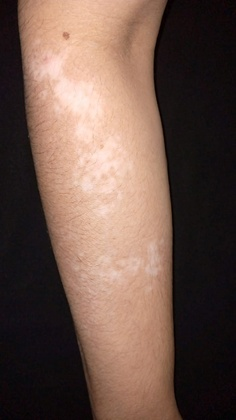
%> input picture 1.1.jpg, 236 x 420 px, shrunk from 720 x 1280 before the run
$ octave --eval "testimagesegmentation('1.1.jpg');"   (GNU Octave 9; MATLAB toolbox functions it lacks are replaced by stand-ins)
%> lines starting %> are read from the running program, lines starting %| are printed output that depends on the picture; in (x1, y1, x2, y2) boxes, pixels count from 0 and x2, y2 are one past the last pixel; in counts of white or black regions, pixels touching at a corner belong together; the program's own positions count from 1
### createMask.m
function [BW,maskedRGBImage] = createMask(RGB)
%createMask  Threshold RGB image using auto-generated code from colorThresholder app.
%  [BW,MASKEDRGBIMAGE] = createMask(RGB) thresholds image RGB using
%  auto-generated code from the colorThresholder App. The colorspace and
%  minimum/maximum values for each channel of the colorspace were set in the
%  App and result in a binary mask BW and a composite image maskedRGBImage,
%  which shows the original RGB image values under the mask BW.
% Auto-generated by colorThresholder app on 09-Nov-2016
%------------------------------------------------------
% Convert RGB image to chosen color space
I = rgb2hsv(RGB);
% Define thresholds for channel 1 based on histogram settings
channel1Min = 0.886;
channel1Max = 0.133;
% Define thresholds for channel 2 based on histogram settings
channel2Min = 0.308;
channel2Max = 1.000;
% Define thresholds for channel 3 based on histogram settings
channel3Min = 0.000;
channel3Max = 0.974;
% Create mask based on chosen histogram thresholds
sliderBW = ( (I(:,:,1) >= channel1Min) | (I(:,:,1) <= channel1Max) ) & ...
	(I(:,:,2) >= channel2Min ) & (I(:,:,2) <= channel2Max) & ...
	(I(:,:,3) >= channel3Min ) & (I(:,:,3) <= channel3Max);
BW = sliderBW;
% Initialize output masked image based on input image.
maskedRGBImage = RGB;
% Set background pixels where BW is false to zero.
maskedRGBImage(repmat(~BW,[1 1 3])) = 0;
end

### testimagesegmentation.m
function testimagesegmentation(imagefilepath)
%> called with imagefilepath = '1.1.jpg'
%K means clustering

%READ A RGB IMAGE
A = imread(imagefilepath);
%> A is the input picture: size 420x236x3 uint8; mean R, G, B 107.5, 84, 73.7
figure,subplot(121),imagesc(A);title('RGB Image');hold on;

A = double(A);
%> A: size 420x236x3 double

%CARTESIAN GRID FOR THE 2D IMAGE
[Xp,Yp] = meshgrid(1:size(A,2),1:size(A,1));

%NUMBER OF CLUSTERS
num_clusters = 4;

%THRESHOLD VALUE FOR EACH CHANNEL
Tval = 1;

%GLOBAL THRESHOLD VALUE
Global_Tval = 3;

%RANDOM IMAGE POSITIONS
RX = randi(size(A,1),1,num_clusters);
RY = randi(size(A,2),1,num_clusters);


%PREALLOCATE THE VECTORS
RGB_val = zeros([num_clusters,3]);
RGB_new = zeros([num_clusters,3]);

%FETCH THE RGB PIXEL VALUE OF THE RANDOM IMAGE POSITIONS
for j = 1:num_clusters
   RGB_val(j,:) = A(RX(j),RY(j),:);
end
%> after the loop, RGB_val = [150 112 91; 17 12 18; 225 180 157; 235 191 164]


myvox = zeros([size(A,1) size(A,2) num_clusters]);
flag = 1;

Rcomp = A(:,:,1); %RED CHANNEL
Gcomp = A(:,:,2); %GREEN CHANNEL
Bcomp = A(:,:,3); %BLUE CHANNEL
it=0;


while flag==1

 %EUCLIDEAN DISTANCE BETWEEN THE RANDOM RGB PIXEL VALUE
 %AND THE PIXEL VALUES IN THE IMAGE
 for j = 1: num_clusters
     myvox(:,:,j) = sqrt((A(:,:,1)-RGB_val(j,1)).^2+(A(:,:,2)-RGB_val(j,2)).^2+(A(:,:,3)-RGB_val(j,3)).^2);
 end

%FIND THE MINIMUM VALUE(Y) AND THE CORRESPONDING CLUSTER NUMBERS(ClusterMap)
[Y,ClusterMap] = min(myvox,[],3);


%MEAN VALUE PIXEL VALUES IN EACH CHANNEL WITH RESPECT TO THE CLUSTERS
for j = 1:num_clusters

   RGB_new(j,1) = mean(Rcomp(ClusterMap(:)==j));
   RGB_new(j,2) = mean(Gcomp(ClusterMap(:)==j));
   RGB_new(j,3) = mean(Bcomp(ClusterMap(:)==j));
end

%DIFFERENCE BETWEEN THE NEW VALUE AND THE OLD VALUE
DiffVal = abs(RGB_val-RGB_new);


%IF THE DIFFERENCE IS LESS,STOP THE ITERATION ELSE
%ASSIGN THE NEW VALUE AND CONTINUE
if(sum(DiffVal(:)) < Global_Tval)
    flag = 0;
else
  if(sum(DiffVal(:,1))>Tval)
    RGB_val(:,1) = RGB_new(:,1);
  end
  if(sum(DiffVal(:,2))>Tval)
    RGB_val(:,2) = RGB_new(:,2);
  end
  if(sum(DiffVal(:,3))>Tval)
     RGB_val(:,3) = RGB_new(:,3);
  end
end


%NUMBER OF ITERATIONS
it=it+1;

end;
%> this loop made 18 passes
%> pass 1, in testimagesegmentation, `[Y,ClusterMap] = min(myvox,[],3);`:
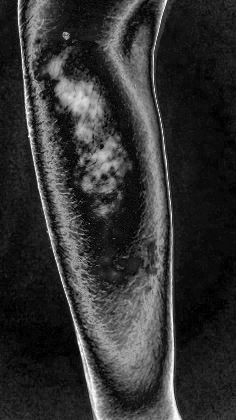
%> Y: size 420x236 double; min 0, max 91.94, mean 18.4; drawn with min black and max white
%> pass 1, in testimagesegmentation, `[Y,ClusterMap] = min(myvox,[],3);`:
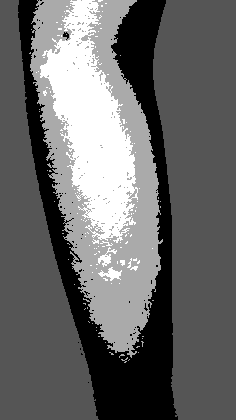
%> ClusterMap: size 420x236 double; min 1, max 4, mean 2.23; drawn with min black and max white
%> after the loop:
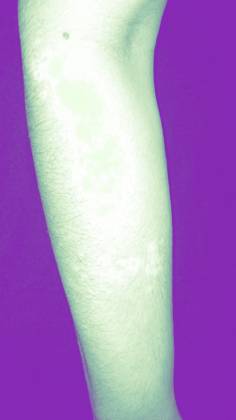
%> myvox: size 420x236x4 double; mean R, G, B, A 132, 131.5, 152.4, 198.7; transparent parts drawn white
%> after the loop, RGB_new = [139.8 102 82.2; 18.72 13.63 15.14; 194 148.6 125; 234.7 193.3 170.6]; RGB_val = [139.9 102 82.57; 18.73 13.63 15.15; 194.1 148.8 125.5; 234.8 193.4 171]; flag = 0; it = 18
A = imread(imagefilepath);
[BW,maskedRGBImage] = createMask(A);
%> in createMask, `I = rgb2hsv(RGB);`: I: size 420x236x3 double; mean H, S, V 0.362, 0.324, 0.422
%> in createMask, `sliderBW = ( (I(:,:,1) >= channel1Min) | (I(:,:,1) <= channel1Max) ) &..`:
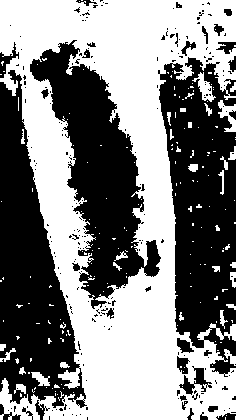
%> sliderBW: size 420x236 logical; 51.7% white; 232 black regions (200 under 20 px), largest, box (x1, y1, x2, y2) and area: (158, 57, 236, 377) 16194, (0, 70, 87, 408) 14870, (30, 40, 161, 309) 13900
%> in createMask, `maskedRGBImage(repmat(~BW,[1 1 3])) = 0;`:
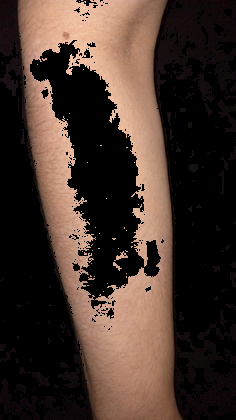
%> maskedRGBImage: size 420x236x3 uint8; mean R, G, B 67.1, 50.6, 42.5
BW_groundTruth = rgb2gray(A);
a = sum(BW (:));
%> a = 51239
b = sum(BW_groundTruth (:));
%> b = 8907655
Dice = (2*a)/b;
%> Dice = 0.0115
similarity =  Dice;
%> similarity = 0.0115
subplot(122),imagesc(ClusterMap);title(['Clusters,Dice Index = ' num2str(similarity)]);colormap(jet);
%> after `colormap(jet)`:
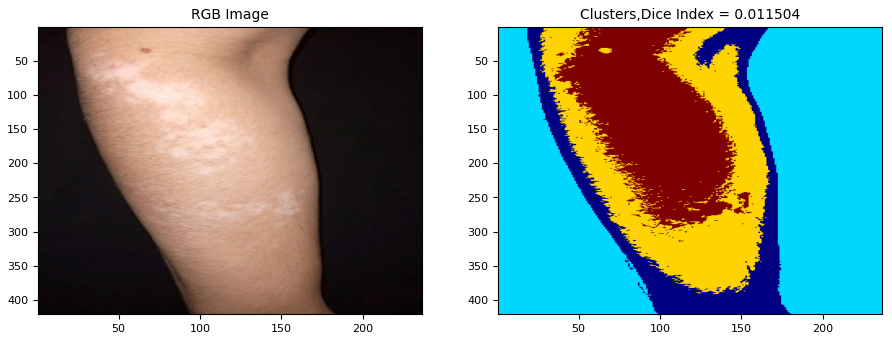
%> figure redrawn from the program's plot data, 2 panels


%DISPLAY THE SEGMENTED IMAGE BASED ON COLORS
m=2;
n = round(num_clusters/m);

for k=1:num_clusters
F = repmat(logical(ClusterMap==k),1,1,3).*double(A);
figure(2),subplot(n,m,k),imagesc(uint8(F));hold on;
end
%> `testimagesegmentation('1.1.jpg');`:
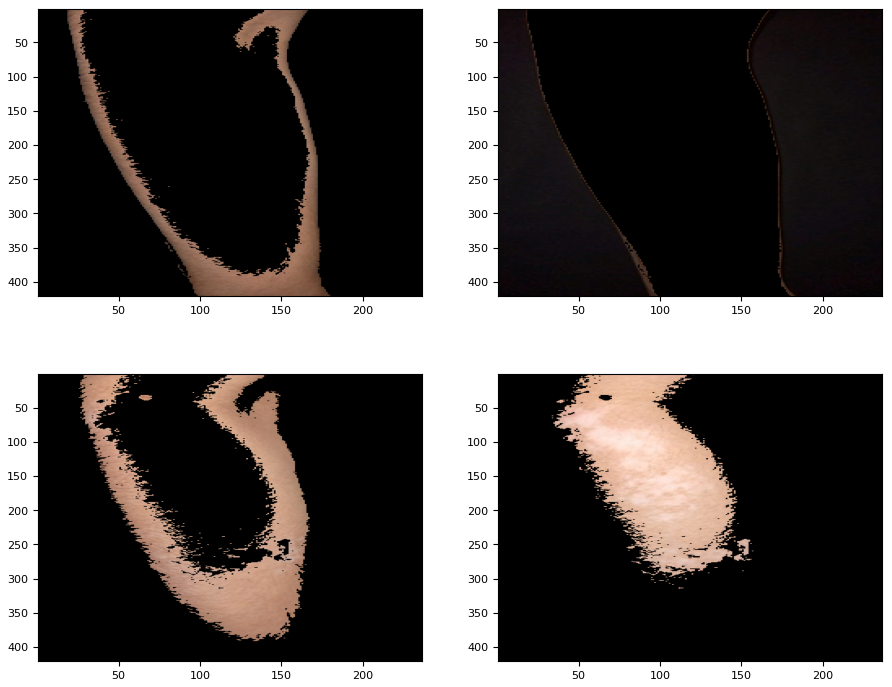
%> figure redrawn from the program's plot data, 4 panels

$ run again, on 4.14.jpg
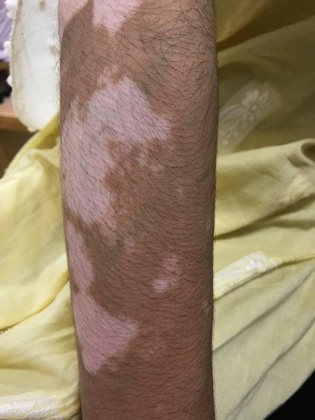
%> input picture 4.14.jpg, 315 x 420 px, shrunk from 750 x 1000 before the run
%> in testimagesegmentation, A is the input picture: size 420x315x3 uint8; mean R, G, B 148.2, 128.7, 103.3
%> A: size 420x315x3 double
%> after the loop in testimagesegmentation, `for j = 1:num_clusters`: RGB_val = [107 73 61; 192 188 151; 174 143 141; 151 118 111]
%> after the loop in testimagesegmentation, `while flag==1`:
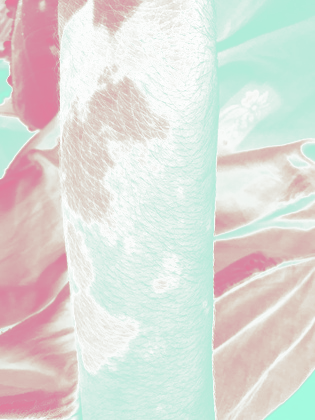
%> myvox: size 420x315x4 double; mean R, G, B, A 102.2, 142, 90.6, 74.9; transparent parts drawn white
%> after the loop in testimagesegmentation, `while flag==1`: RGB_new = [95.79 72.64 50.55; 220.2 213.4 185.5; 184.3 171.1 137.5; 141.2 113.3 93.91]; RGB_val = [95.67 72.55 50.44; 220 213.1 185; 184.1 170.8 137.3; 140.9 113.1 93.64]; flag = 0; it = 10
%> I: size 420x315x3 double; mean H, S, V 0.14, 0.339, 0.582
%> sliderBW: size 420x315 logical; 48.9% white; 95 white regions (79 under 20 px), largest, box (x1, y1, x2, y2) and area: (0, 0, 315, 420) 62863, (241, 191, 310, 232) 606, (301, 140, 315, 161) 209
%> a = 64655
%> b = 17414209
%> Dice = 0.00743
%> `testimagesegmentation('1.1.jpg');`:
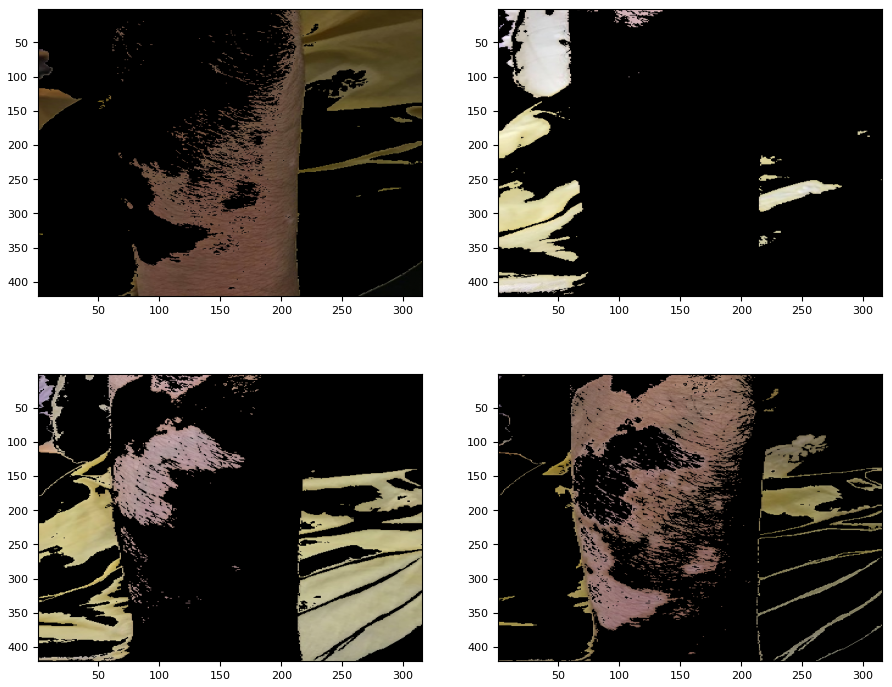
%> figure redrawn from the program's plot data, 4 panels

$ run again, on 18.48.jpeg
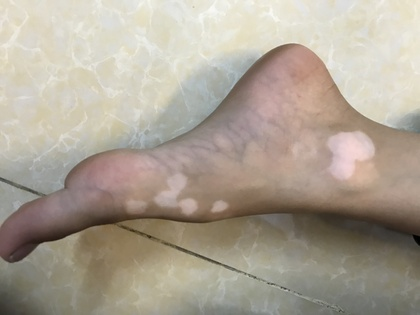
%> input picture 18.48.jpeg, 420 x 315 px, shrunk from 4032 x 3024 before the run
%> in testimagesegmentation, A is the input picture: size 315x420x3 uint8; mean R, G, B 172, 162.4, 148.6
%> A: size 315x420x3 double
%> after the loop in testimagesegmentation, `for j = 1:num_clusters`: RGB_val = [181 171 144; 95 87 66; 191 192 178; 176 186 185]
%> after the loop in testimagesegmentation, `while flag==1`:
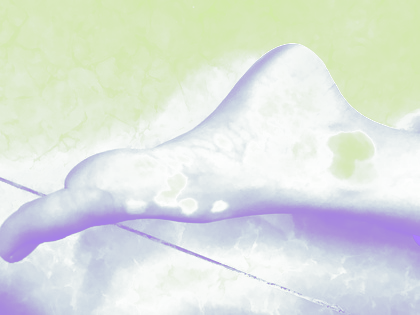
%> myvox: size 315x420x4 double; mean R, G, B, A 87.5, 155, 97.2, 68.7; transparent parts drawn white
%> after the loop in testimagesegmentation, `while flag==1`: RGB_new = [135 124 108.4; 85.15 72.94 60.3; 221.2 217.2 202.8; 173.4 159.9 147.7]; RGB_val = [135.3 124.3 108.7; 85.54 73.32 60.67; 221.2 217.2 202.8; 173.6 160.1 147.9]; flag = 0; it = 14
%> I: size 315x420x3 double; mean H, S, V 0.142, 0.153, 0.676
%> sliderBW: size 315x420 logical; 8.2% white; 25 white regions (22 under 20 px), largest, box (x1, y1, x2, y2) and area: (7, 192, 420, 280) 9979, (298, 55, 341, 99) 617, (260, 45, 292, 64) 159
%> a = 10841
%> b = 21656417
%> Dice = 0.001
%> `testimagesegmentation('1.1.jpg');`:
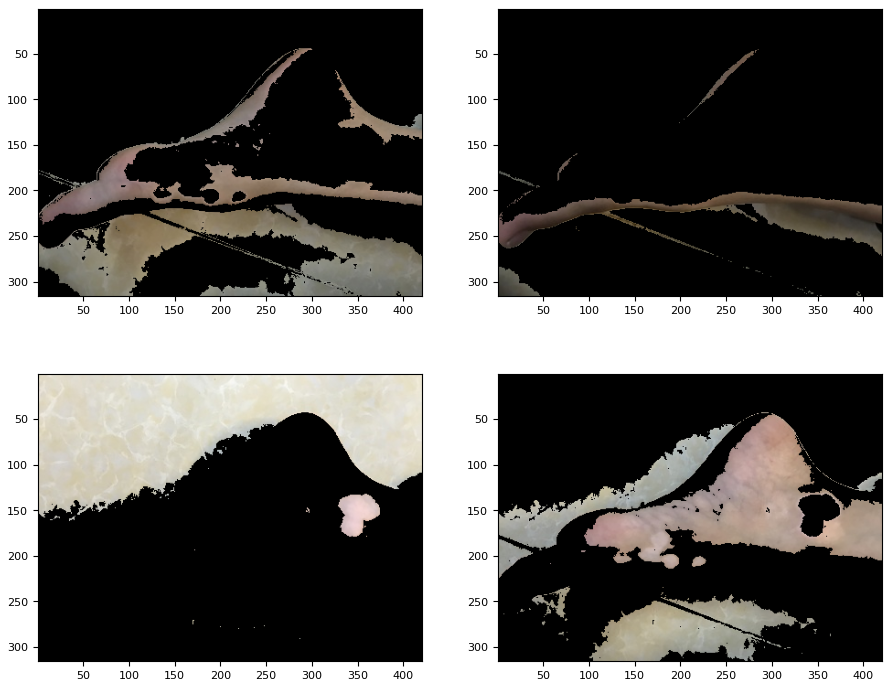
%> figure redrawn from the program's plot data, 4 panels
